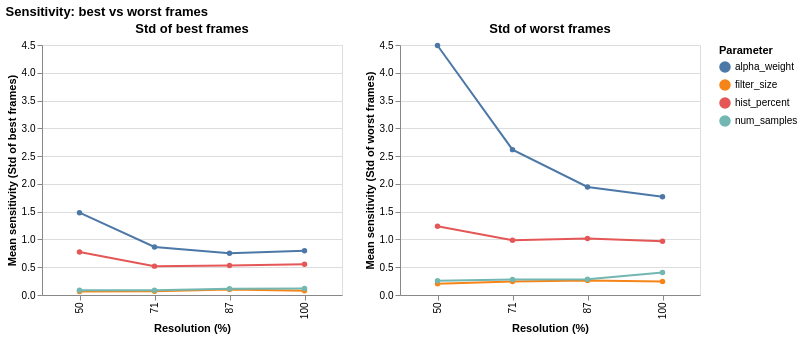

The notebook cell saved with this chart:
### Markdown cell above
# Understanding Sensitivity

### Code cell
sensitivity_perframe = load_sensitivity_perframe("../dataset.json")

charts = []
for metric, title in [
    ('sensitivity_best_std',  'Std of best frames'),
    ('sensitivity_worst_std', 'Std of worst frames'),
]:
    agg = sensitivity_perframe.groupby(['parameter', 'resolution'])[metric].mean().reset_index()
    
    chart = alt.Chart(agg).mark_line(point=True).encode(
        x=alt.X('resolution:O', title='Resolution (%)'),
        y=alt.Y(f'{metric}:Q', title=f'Mean sensitivity ({title})', scale=alt.Scale(zero=False)),
        color=alt.Color('parameter:N', title='Parameter'),
        tooltip=['parameter', 'resolution', metric],
    ).properties(
        title=title,
        width=300,
        height=250
    )
    charts.append(chart)

(charts[0] | charts[1]).resolve_scale(
    y='shared'
).properties(
    title='Sensitivity: best vs worst frames'
)

### Figure 1 — Vega-Lite specification as saved in the notebook (floating-point values rounded to 4 significant figures)
{"config": {"view": {"continuousWidth": 300, "continuousHeight": 300}}, "hconcat": [{"data": {"name": "data-b111bcbd595d8174307a9cdd532b806c"}, "mark": {"type": "line", "point": true}, "encoding": {"color": {"field": "parameter", "title": "Parameter", "type": "nominal"}, "tooltip": [{"field": "parameter", "type": "nominal"}, {"field": "resolution", "type": "quantitative"}, {"field": "sensitivity_best_std", "type": "quantitative"}], "x": {"field": "resolution", "title": "Resolution (%)", "type": "ordinal"}, "y": {"field": "sensitivity_best_std", "scale": {"zero": false}, "title": "Mean sensitivity (Std of best frames)", "type": "quantitative"}}, "height": 250, "title": "Std of best frames", "width": 300}, {"data": {"name": "data-225469e6cde9baa6e8b93717d677812a"}, "mark": {"type": "line", "point": true}, "encoding": {"color": {"field": "parameter", "title": "Parameter", "type": "nominal"}, "tooltip": [{"field": "parameter", "type": "nominal"}, {"field": "resolution", "type": "quantitative"}, {"field": "sensitivity_worst_std", "type": "quantitative"}], "x": {"field": "resolution", "title": "Resolution (%)", "type": "ordinal"}, "y": {"field": "sensitivity_worst_std", "scale": {"zero": false}, "title": "Mean sensitivity (Std of worst frames)", "type": "quantitative"}}, "height": 250, "title": "Std of worst frames", "width": 300}], "resolve": {"scale": {"y": "shared"}}, "title": "Sensitivity: best vs worst frames", "$schema": "https://vega.github.io/schema/vega-lite/v6.1.0.json", "datasets": {"data-b111bcbd595d8174307a9cdd532b806c": [{"parameter": "alpha_weight", "resolution": 50, "sensitivity_best_std": 1.482}, {"parameter": "alpha_weight", "resolution": 71, "sensitivity_best_std": 0.8657}, {"parameter": "alpha_weight", "resolution": 87, "sensitivity_best_std": 0.7531}, {"parameter": "alpha_weight", "resolution": 100, "sensitivity_best_std": 0.7971}, {"parameter": "filter_size", "resolution": 50, "sensitivity_best_std": 0.06186}, {"parameter": "filter_size", "resolution": 71, "sensitivity_best_std": 0.06546}, {"parameter": "filter_size", "resolution": 87, "sensitivity_best_std": 0.1005}, {"parameter": "filter_size", "resolution": 100, "sensitivity_best_std": 0.07759}, {"parameter": "hist_percent", "resolution": 50, "sensitivity_best_std": 0.7721}, {"parameter": "hist_percent", "resolution": 71, "sensitivity_best_std": 0.5197}, {"parameter": "hist_percent", "resolution": 87, "sensitivity_best_std": 0.5308}, {"parameter": "hist_percent", "resolution": 100, "sensitivity_best_std": 0.5547}, {"parameter": "num_samples", "resolution": 50, "sensitivity_best_std": 0.08505}, {"parameter": "num_samples", "resolution": 71, "sensitivity_best_std": 0.08512}, {"parameter": "num_samples", "resolution": 87, "sensitivity_best_std": 0.112}, {"parameter": "num_samples", "resolution": 100, "sensitivity_best_std": 0.1155}], "data-225469e6cde9baa6e8b93717d677812a": [{"parameter": "alpha_weight", "resolution": 50, "sensitivity_worst_std": 4.492}, {"parameter": "alpha_weight", "resolution": 71, "sensitivity_worst_std": 2.617}, {"parameter": "alpha_weight", "resolution": 87, "sensitivity_worst_std": 1.944}, {"parameter": "alpha_weight", "resolution": 100, "sensitivity_worst_std": 1.768}, {"parameter": "filter_size", "resolution": 50, "sensitivity_worst_std": 0.2041}, {"parameter": "filter_size", "resolution": 71, "sensitivity_worst_std": 0.2415}, {"parameter": "filter_size", "resolution": 87, "sensitivity_worst_std": 0.2632}, {"parameter": "filter_size", "resolution": 100, "sensitivity_worst_std": 0.2449}, {"parameter": "hist_percent", "resolution": 50, "sensitivity_worst_std": 1.238}, {"parameter": "hist_percent", "resolution": 71, "sensitivity_worst_std": 0.9875}, {"parameter": "hist_percent", "resolution": 87, "sensitivity_worst_std": 1.015}, {"parameter": "hist_percent", "resolution": 100, "sensitivity_worst_std": 0.9664}, {"parameter": "num_samples", "resolution": 50, "sensitivity_worst_std": 0.2564}, {"parameter": "num_samples", "resolution": 71, "sensitivity_worst_std": 0.278}, {"parameter": "num_samples", "resolution": 87, "sensitivity_worst_std": 0.2838}, {"parameter": "num_samples", "resolution": 100, "sensitivity_worst_std": 0.4058}]}}
